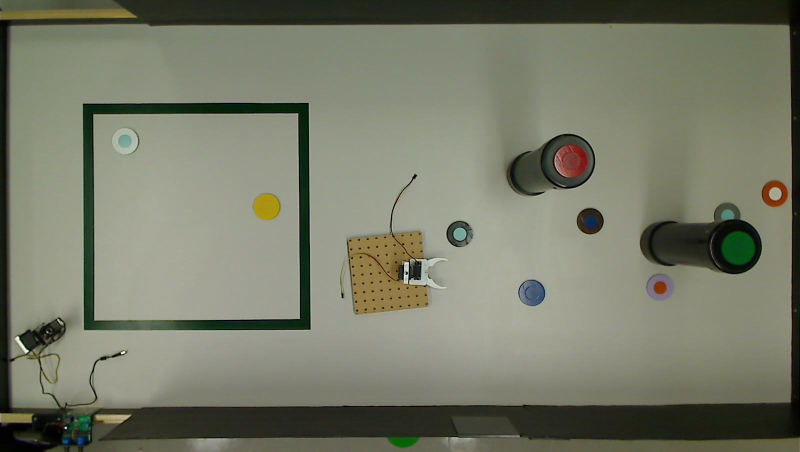
#> input picture scripts/src/detection/utils/trajectory_example_3.jpg, 1600 x 904 px (shown at 1/2 size)
$ python track_bar_color.py
#> lines starting #> are read from the running program, lines starting #| are printed output that depends on the picture
import cv2
import numpy as np
import stack_images


class TrackBarDetection:

    def on_track_bar_change(self, value):
        print(self, value)

    def start_track_bar(self):
        cv2.namedWindow("TrackBars")
        cv2.resizeWindow("TrackBars", 640, 240)
        cv2.createTrackbar("Hue Min", "TrackBars", 0, 179, self.on_track_bar_change)
        cv2.createTrackbar("Hue Max", "TrackBars", 179, 179, self.on_track_bar_change)
        cv2.createTrackbar("Sat Min", "TrackBars", 0, 255, self.on_track_bar_change)
        cv2.createTrackbar("Sat Max", "TrackBars", 255, 255, self.on_track_bar_change)
        cv2.createTrackbar("Val Min", "TrackBars", 0, 255, self.on_track_bar_change)
        cv2.createTrackbar("Val Max", "TrackBars", 255, 255, self.on_track_bar_change)

        image_camera_monde = cv2.imread("trajectory_example_3.jpg")
#> image_camera_monde is the input picture: shape (904, 1600, 3); mean B, G, R 104.8, 122.3, 119.4

        GLARE_MIN = np.array([0, 0, 20],np.uint8)
        GLARE_MAX = np.array([0, 0, 255],np.uint8)

        hsv_img = cv2.cvtColor(image_camera_monde,cv2.COLOR_BGR2HSV)
#> hsv_img: shape (904, 1600, 3); mean H, S, V 36.5, 48.5, 123.2

        frame_threshed = cv2.inRange(hsv_img, GLARE_MIN, GLARE_MAX)
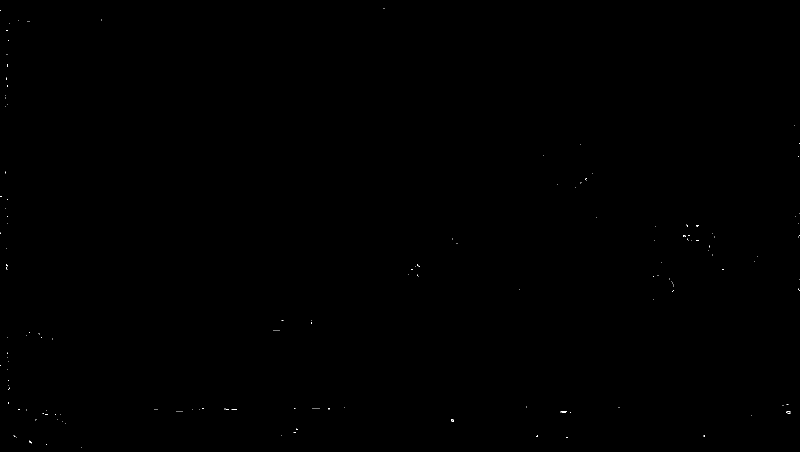
#> frame_threshed: shape (904, 1600) (shown at 1/2 size); 0.03% white in thin lines or dots

        result = cv2.inpaint(image_camera_monde, frame_threshed, 0.6, cv2.INPAINT_TELEA)
        lab1 = cv2.cvtColor(result, cv2.COLOR_BGR2LAB)
#> lab1: shape (904, 1600, 3); mean of channels 0, 1, 2 127.5, 123.7, 137.2
        lab_planes1 = cv2.split(lab1)
        clahe1 = cv2.createCLAHE(clipLimit=2.0,tileGridSize=(8,8))
#> (the run stopped early here; a loop or call above may not have finished)
